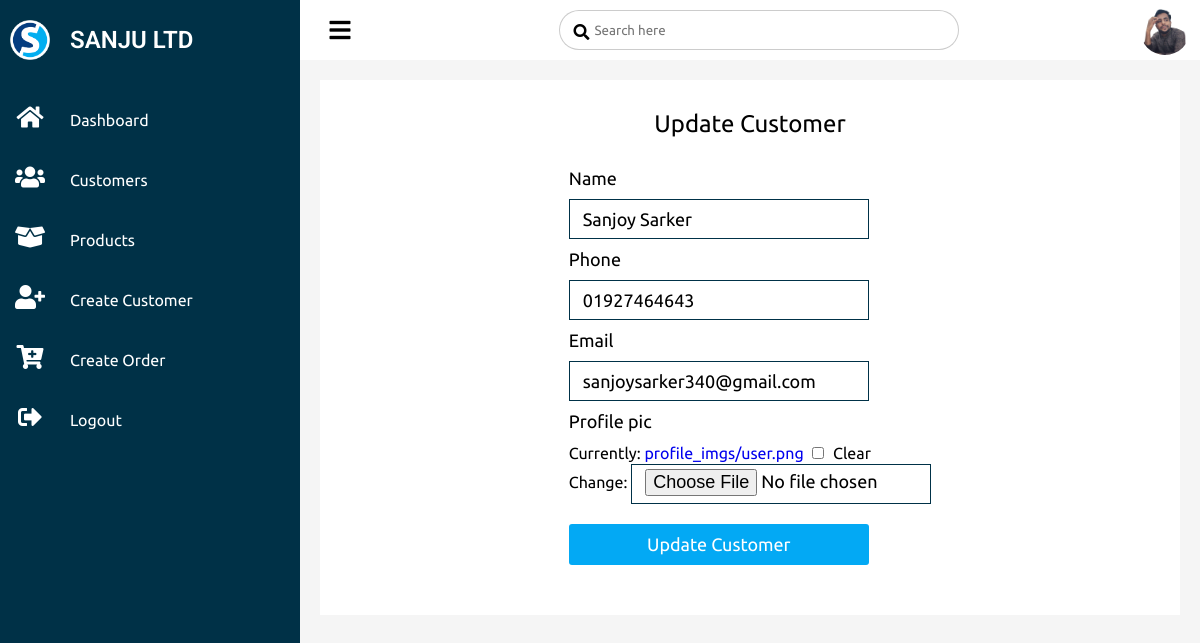
The page /update_customer/1/ (signed in) on the database its author committed.
### accounts/models.py (models this page shows, shortened)
class Customer(models.Model):
    user = models.OneToOneField(
        User, null=True, on_delete=models.CASCADE, blank=True)
    name = models.CharField(max_length=100, null=True)
    phone = models.CharField(max_length=100, null=True)
    email = models.CharField(max_length=100, null=True)
    profile_pic = models.ImageField(
        upload_to='profile_imgs/', default="images/icon.png", blank=True, null=True)
    date_created = models.DateTimeField(auto_now_add=True, null=True)

### accounts/decorators.py (the view)
        def wrapper_func(request, *args, **kwargs):
            group = None
            if request.user.groups.exists():
                group = request.user.groups.all()[0].name
            if group in allowed_roles:
                return view_func(request, *args, **kwargs)
            else:
                return HttpResponse('You are not authorize to view this page')

### accounts/forms.py
class CustomerForm(ModelForm):
    class Meta:
        model = Customer
        fields = '__all__'
        exclude = ['user']

### accounts/views.py (called while the page is built)
@login_required(login_url='login')
@allowed_user(allowed_roles=['admin', 'staff'])
def updateCustomer(request, pk):
    customer = Customer.objects.get(id=pk)
    form = CustomerForm(instance=customer)
    if request.method == 'POST':
        form = CustomerForm(request.POST, request.FILES, instance=customer)
        if form.is_valid():
            form.save()
            return redirect('/')
    context = {'form': form}
    return render(request, 'customers/customer_update.html', context)

### accounts/templates/customers/customer_update.html (shortened to what this page needs)
{% extends 'accounts/base.html' %}
{% load static %}
{% block content %}
<div class="createBox">
    <h2>Update Customer</h2>
    <form method="POST" enctype="multipart/form-data">
        {% for fm in form %}
        <p class="label">{{fm.label}}</p>
        <p class="inputForm">{{fm}}</p>
        {% endfor %}
        <input class="mybtn" type="submit" value="Update Customer">
    </form>
</div>
{% endblock content %}

### static/css/style.css (style rules this page uses)
* { margin:0; padding:0; box-sizing: border-box; font-family: 'Ubuntu', sans-serif; }
body { overflow-x: hidden; }
a { text-decoration: none; }
.createBox { margin:20px; background-color: #ffffff; padding: 20px 20px 30px; display: flex; align-items: center; justify-content: center; flex-direction: column; }
.createBox h2 { font-weight: 400; margin:10px 10px 20px; }
.createBox form .label { padding:10px 0; font-size: 18px; }
.createBox form .inputForm input { width: 300px; height: 40px; font-size: 18px; border: 1px solid #003147; outline: none; padding:4px 13px; }
.mybtn { padding:10px 23px; margin: 20px 0; border:none; background: #03a9f4; color:white; border-radius: 3px; font-size: 18px; width: 300px; }
.inputForm #profile_pic-clear_id { width: 12px !important; margin: 5px !important; height: 12px !important; }

### rows shown on the page
Customer: form "Sanjoy Sarker" "01927464643" "sanjoysarker340@gmail.com"

### other values the page prints
{{ fm.label }} "Name" "Phone" "Email" "Profile pic"
